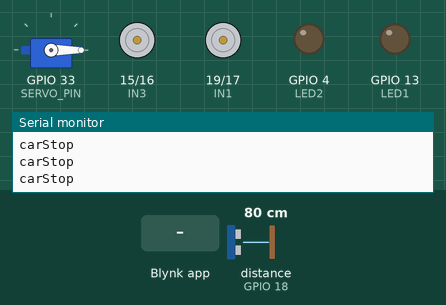
Simulated run of this sketch. Board: ESP32. On the bench: servo, motor-driver pin pairs drawn as motors (green arrow = first pin HIGH = forward, orange = second pin HIGH = backward, longer = more drive), output pins drawn as LEDs (lit = HIGH), the last lines printed to the serial monitor. Wiring (inferred from the names in the program): ultrasonic range finder: trigger GPIO 5; echo GPIO 18. The test bench sets the inputs (shaded band); at power-on: distance to the obstacle (sensor on GPIO 18) 80 cm. The echo pulse lasts 58.3 µs per cm; WiFi joins after 1.5 s; servers stay silent unless stated; pins used as bus, display or sensor lines are not drawn.

Above: at 3.0 s.
3.1 s: distance to the obstacle (sensor on GPIO 18) set to 11 cm
4.6 s: distance to the obstacle (sensor on GPIO 18) set to 8 cm
At 6.0 s:
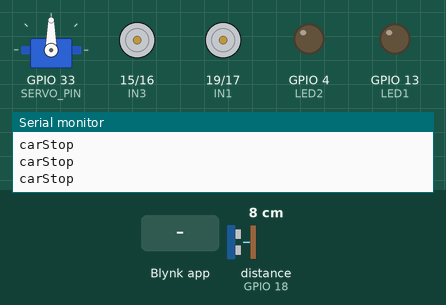
6.3 s: Blynk app writes 1 to V0
At 6.8 s:
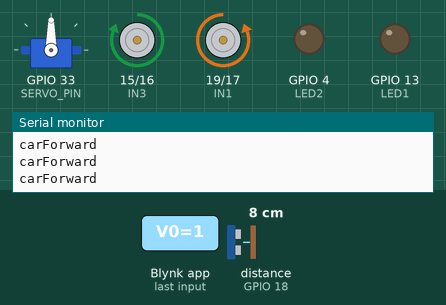
7.8 s: Blynk app writes 1 to V4
At 8.2 s:
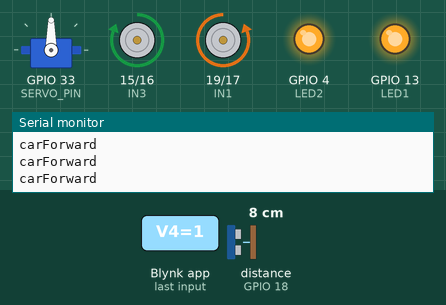
9.3 s: distance to the obstacle (sensor on GPIO 18) set to 18 cm
At 10.5 s:
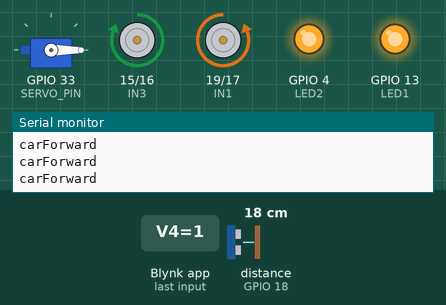
10.8 s: Blynk app writes 0 to V0
At 11.3 s:
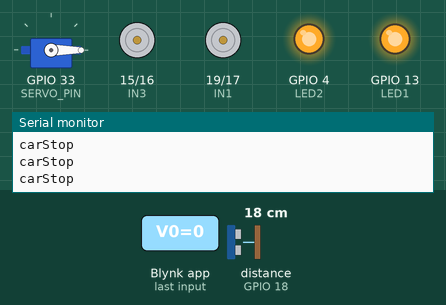
Timing chart, 0 to 13.3 s (numbered marks = the images above; inputs shaded):
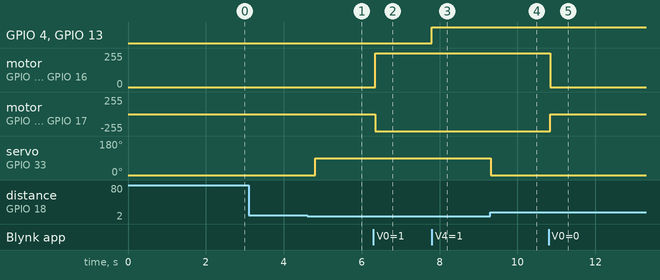

Measured:
- the behaviour switches between 10 and 9 cm on distance to the obstacle (sensor on GPIO 18) (found by bisection; images 0 and 1)
- after the input at 4.6 s, servo on GPIO 33 (SERVO_PIN): 0° → 90° after 0.20 s
- after the input at 6.3 s, motor on GPIO 15 (IN3) / GPIO 16 (IN4): stopped → forward 255/255 after 0.05 s; motor on GPIO 19 (IN1) / GPIO 17 (IN2): stopped → backward 255/255 after 0.05 s
- after the input at 7.8 s, GPIO 4 (LED2), GPIO 13 (LED1): LOW → HIGH at once
- after the input at 9.3 s, servo on GPIO 33 (SERVO_PIN): 90° → 0° at once
- after the input at 10.8 s, motor on GPIO 15 (IN3) / GPIO 16 (IN4): forward 255/255 → stopped after 0.05 s; motor on GPIO 19 (IN1) / GPIO 17 (IN2): backward 255/255 → stopped after 0.05 s

The sketch:

wificar_blynk_simple_two_leds_servo_ultra.ino
```cpp
#define BLYNK_PRINT Serial

// Add your Blynk Template ID and Template Name
#define BLYNK_TEMPLATE_ID "TMPL3pkuIgVRv"
#define BLYNK_TEMPLATE_NAME "wifi car"

#include <WiFi.h>
#include <WiFiClient.h>
#include <BlynkSimpleEsp32.h>
#include <ESP32Servo.h>

// Define the motor pins
#define IN1 19
#define IN2 17
#define IN3 15
#define IN4 16

// Define the LED pins
#define LED1 13
#define LED2 4

// Define the ultrasonic sensor pins
#define TRIG_PIN 5
#define ECHO_PIN 18

// Servo motor pin
#define SERVO_PIN 33

Servo myservo;
BlynkTimer timer;

// Variables for the Blynk widget values
bool forward = 0;
bool backward = 0;
bool left = 0;
bool right = 0;
bool ledsState = 0;

char auth[] = "oPXRolrLWiw3ngU222ZfGW3nTFmjnweM";

// Enter your Wi-Fi SSID and password
char ssid[] = "Gojju";
char pass[] = "123456789";

void setup() {
  Serial.begin(9600);

  // Set the motor pins as output pins
  pinMode(IN1, OUTPUT);
  pinMode(IN2, OUTPUT);
  pinMode(IN3, OUTPUT);
  pinMode(IN4, OUTPUT);

  // Set the LED pins as output pins
  pinMode(LED1, OUTPUT);
  pinMode(LED2, OUTPUT);

  // Set the ultrasonic sensor pins
  pinMode(TRIG_PIN, OUTPUT);
  pinMode(ECHO_PIN, INPUT);

  // Attach the servo motor to the defined pin
  myservo.attach(SERVO_PIN);
  myservo.write(0); // Initialize servo to 0 degrees

  // Initialize the Blynk library
  Blynk.begin(auth, ssid, pass, "blynk.cloud", 80);

  // Set a timer to check for obstacles periodically
  timer.setInterval(500L, checkObstacle);
}

// Forward
BLYNK_WRITE(V0) {
  forward = param.asInt();
}

// Backward
BLYNK_WRITE(V1) {
  backward = param.asInt();
}

// Left
BLYNK_WRITE(V2) {
  left = param.asInt();
}

// Right
BLYNK_WRITE(V3) {
  right = param.asInt();
}

// LEDs
BLYNK_WRITE(V4) {
  ledsState = param.asInt();
  digitalWrite(LED1, ledsState);
  digitalWrite(LED2, ledsState);
}

// Check these values using the IF condition
void smartcar() {
  if (forward == 1) {
    carForward();
    Serial.println("carForward");
  } else if (backward == 1) {
    carBackward();
    Serial.println("carBackward");
  } else if (left == 1) {
    carLeft();
    Serial.println("carLeft");
  } else if (right == 1) {
    carRight();
    Serial.println("carRight");
  } else {
    carStop();
    Serial.println("carStop");
  }
}

void loop() {
  Blynk.run(); // Run the Blynk function
  smartcar(); // Call the main function
  timer.run();
}

// Ultrasonic sensor function to check for obstacles
void checkObstacle() {
  long duration, distance;
  digitalWrite(TRIG_PIN, LOW);
  delayMicroseconds(2);
  digitalWrite(TRIG_PIN, HIGH);
  delayMicroseconds(10);
  digitalWrite(TRIG_PIN, LOW);
  duration = pulseIn(ECHO_PIN, HIGH);
  distance = (duration / 2) / 29.1; // Convert to centimeters

  if (distance < 10) { // If an object is closer than 10 cm
    myservo.write(90); // Move servo to 90 degrees
    Serial.println("Object detected! Servo at 90 degrees");
  } else {
    myservo.write(0); // Move servo to 0 degrees
    Serial.println("No object detected. Servo at 0 degrees");
  }
}

/**************Motor movement functions*****************/
void carForward() {
  digitalWrite(IN1, LOW);
  digitalWrite(IN2, HIGH);
  digitalWrite(IN3, HIGH);
  digitalWrite(IN4, LOW);
}

void carBackward() {
  digitalWrite(IN1, HIGH);
  digitalWrite(IN2, LOW);
  digitalWrite(IN3, LOW);
  digitalWrite(IN4, HIGH);
}

void carLeft() {
  digitalWrite(IN1, HIGH);
  digitalWrite(IN2, LOW);
  digitalWrite(IN3, HIGH);
  digitalWrite(IN4, LOW);
}

void carRight() {
  digitalWrite(IN1, LOW);
  digitalWrite(IN2, HIGH);
  digitalWrite(IN3, LOW);
  digitalWrite(IN4, HIGH);
}

void carStop() {
  digitalWrite(IN1, LOW);
  digitalWrite(IN2, LOW);
  digitalWrite(IN3, LOW);
  digitalWrite(IN4, LOW);
}
```
